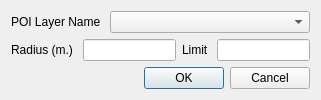
<?xml version="1.0" encoding="UTF-8"?>
<ui version="4.0">
 <class>Dialog</class>
 <widget class="QDialog" name="Dialog">
  <property name="geometry">
   <rect>
    <x>0</x>
    <y>0</y>
    <width>283</width>
    <height>86</height>
   </rect>
  </property>
  <property name="windowTitle">
   <string>Dialog</string>
  </property>
  <layout class="QVBoxLayout" name="verticalLayout">
   <item>
    <layout class="QHBoxLayout" name="horizontalLayout">
     <item>
      <layout class="QVBoxLayout" name="verticalLayout_2">
       <item>
        <layout class="QHBoxLayout" name="horizontalLayout_2">
         <item>
          <widget class="QLabel" name="poiLabel">
           <property name="text">
            <string>POI Layer Name </string>
           </property>
          </widget>
         </item>
         <item>
          <widget class="QComboBox" name="poiComboBox">
           <property name="minimumSize">
            <size>
             <width>200</width>
             <height>0</height>
            </size>
           </property>
          </widget>
         </item>
        </layout>
       </item>
       <item>
        <layout class="QHBoxLayout" name="horizontalLayout_3">
         <item>
          <widget class="QLabel" name="radiusLabel">
           <property name="text">
            <string>Radius (m.) </string>
           </property>
          </widget>
         </item>
         <item>
          <widget class="QLineEdit" name="radiusLineEdit">
           <property name="maximumSize">
            <size>
             <width>16777215</width>
             <height>16777215</height>
            </size>
           </property>
          </widget>
         </item>
         <item>
          <widget class="QLabel" name="limitLabel">
           <property name="text">
            <string>Limit </string>
           </property>
          </widget>
         </item>
         <item>
          <widget class="QLineEdit" name="limitLineEdit"/>
         </item>
        </layout>
       </item>
      </layout>
     </item>
    </layout>
   </item>
   <item>
    <widget class="QDialogButtonBox" name="buttonBox">
     <property name="orientation">
      <enum>Qt::Horizontal</enum>
     </property>
     <property name="standardButtons">
      <set>QDialogButtonBox::Cancel|QDialogButtonBox::Ok</set>
     </property>
    </widget>
   </item>
  </layout>
 </widget>
 <resources/>
 <connections>
  <connection>
   <sender>buttonBox</sender>
   <signal>accepted()</signal>
   <receiver>Dialog</receiver>
   <slot>accept()</slot>
   <hints>
    <hint type="sourcelabel">
     <x>248</x>
     <y>254</y>
    </hint>
    <hint type="destinationlabel">
     <x>157</x>
     <y>274</y>
    </hint>
   </hints>
  </connection>
  <connection>
   <sender>buttonBox</sender>
   <signal>rejected()</signal>
   <receiver>Dialog</receiver>
   <slot>reject()</slot>
   <hints>
    <hint type="sourcelabel">
     <x>316</x>
     <y>260</y>
    </hint>
    <hint type="destinationlabel">
     <x>286</x>
     <y>274</y>
    </hint>
   </hints>
  </connection>
 </connections>
</ui>
